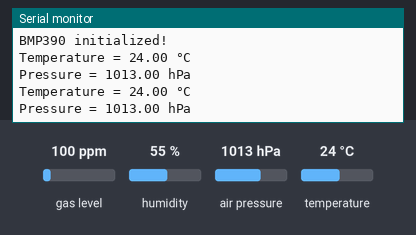
Bench run of a sketch on a simulated Arduino Uno, built with avr-gcc and run on an emulated ATmega328P. Shown: the last lines printed to the serial monitor. Inputs (shaded band) come from the test bench; at power-on: air pressure 1013 hPa, temperature 24 °C, gas level 100 ppm, humidity 55 %.

Above: at 2.1 s.
2.2 s: air pressure set to 952 hPa
At 3.4 s:
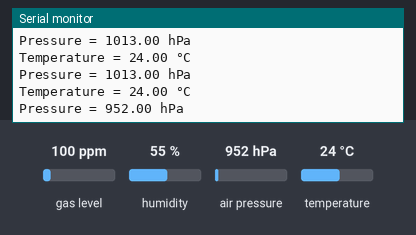
3.8 s: temperature set to 12 °C
At 3.8 s:
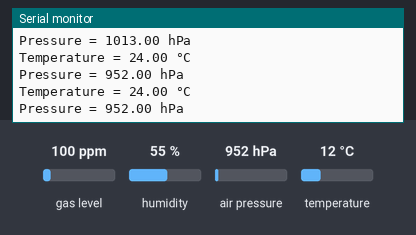
5.4 s: air pressure set to 975 hPa
At 6.5 s:
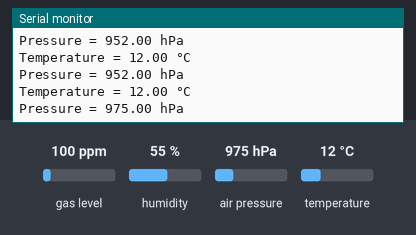
Timing chart, 0 to 8.4 s (numbered marks = the images above; inputs shaded):
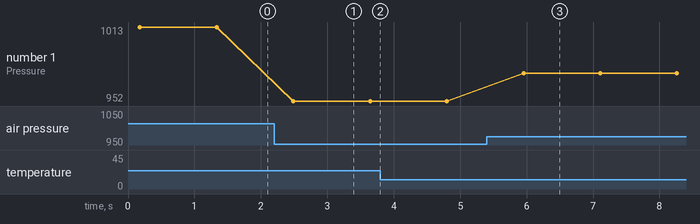

Measured:
- after the input at 2.2 s, the serial monitor: prints a new line after 0.29 s (image 1)
- after the input at 5.4 s, the serial monitor: prints a new line after 0.55 s (image 3)
- plotted number 1: 1013 → 952 after the input at 2.2 s, 952 → 975 after the input at 5.4 s

The sketch:

BMP390_setup_arduino_nano.ino
```cpp
#include <Wire.h>
#include <Adafruit_Sensor.h>
#include <Adafruit_BMP3XX.h>

// Create BMP3XX object
Adafruit_BMP3XX bmp;

void setup() {
  Serial.begin(9600);
  while (!Serial);  // Wait for serial port to initialize

  // Initialize I2C
  if (!bmp.begin_I2C()) {  // Use `bmp.begin_SPI()` for SPI communication
    Serial.println("Could not find a valid BMP390 sensor, check wiring!");
    while (1);
  }

  // Configure sensor settings
  bmp.setTemperatureOversampling(BMP3_OVERSAMPLING_8X);
  bmp.setPressureOversampling(BMP3_OVERSAMPLING_4X);
  bmp.setIIRFilterCoeff(BMP3_IIR_FILTER_COEFF_3);
  bmp.setOutputDataRate(BMP3_ODR_50_HZ);

  Serial.println("BMP390 initialized!");
}

void loop() {
  if (!bmp.performReading()) {
    Serial.println("Failed to perform reading!");
    return;
  }

  Serial.print("Temperature = ");
  Serial.print(bmp.temperature);
  Serial.println(" °C");

  Serial.print("Pressure = ");
  Serial.print(bmp.pressure / 100.0);  // Convert to hPa
  Serial.println(" hPa");

  delay(1000);
}
```
